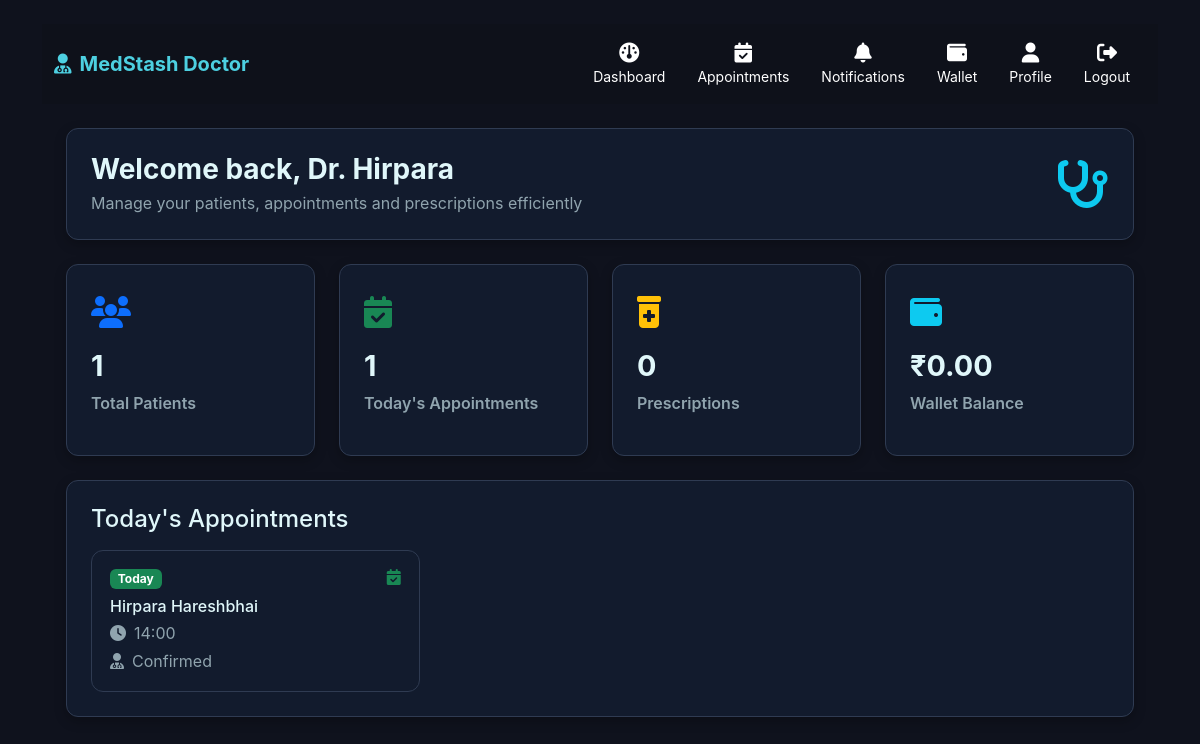
The page /doctor/dashboard (signed in) on the database its author committed.
### tables this page shows
CREATE TABLE appointments (
            id INTEGER PRIMARY KEY AUTOINCREMENT,
            patient_id INTEGER,
            doctor_id INTEGER,
            date TEXT,
            time TEXT,
            address TEXT,
            status TEXT DEFAULT 'pending',
            created_at DATETIME DEFAULT CURRENT_TIMESTAMP,
            FOREIGN KEY (patient_id) REFERENCES users (id),
            FOREIGN KEY (doctor_id) REFERENCES doctors (id)
        );

CREATE TABLE users (
                id INTEGER PRIMARY KEY AUTOINCREMENT,
                fname TEXT,
                mname TEXT,
                lname TEXT,
                dob TEXT,
                age INTEGER,
                email TEXT UNIQUE,
                password TEXT,
                role TEXT
            , patient_city TEXT, patient_state TEXT, patient_pincode TEXT, patient_address TEXT, patient_latitude TEXT, patient_longitude TEXT, profile_photo TEXT, profile_percent INTEGER DEFAULT 33, gender TEXT, mobile TEXT);

### app.py (the view)
@app.route("/doctor/dashboard")
def doctor_dashboard():
    if "user_id" not in session or session.get("role") != "doctor":
        return redirect("/login")
    conn = get_db()
    doctor = conn.execute("""
        SELECT profile_complete, profile_percent
        FROM doctors WHERE user_id=?
    """, (session["user_id"],)).fetchone()
    if not doctor:
        profile_complete = 0
        profile_percent = 25
    else:
        profile_complete = doctor["profile_complete"]
        profile_percent = doctor["profile_percent"]
    doctor_id = conn.execute("SELECT id FROM doctors WHERE user_id=?", (session["user_id"],)).fetchone()["id"]
    from datetime import datetime
    today = datetime.now().strftime('%Y-%m-%d')
    todays_appointments = conn.execute("""
        SELECT a.*, u.fname as patient_fname, u.lname as patient_lname
        FROM appointments a
        JOIN users u ON a.patient_id = u.id
        WHERE a.doctor_id=? AND a.date=? AND a.status='accepted'
        ORDER BY a.time
    """, (doctor_id, today)).fetchall()
    upcoming_appointments = conn.execute("""
        SELECT a.*, u.fname as patient_fname, u.lname as patient_lname
        FROM appointments a
        JOIN users u ON a.patient_id = u.id
        WHERE a.doctor_id=? AND a.date > ? AND a.status='accepted'
        ORDER BY a.date, a.time
    """, (doctor_id, today)).fetchall()
    total_patients = conn.execute("""
        SELECT COUNT(DISTINCT patient_id) as count FROM appointments
        WHERE doctor_id=? AND status='accepted'
    """, (doctor_id,)).fetchone()["count"]
    notifications_count = conn.execute("SELECT COUNT(*) as count FROM notifications WHERE user_id=? AND read=0", (session["user_id"],)).fetchone()["count"]
    conn.close()
    return render_template(
        "doctor_dashboard.html",
        name=session.get("name"),
        profile_complete=profile_complete,
        profile_percent=profile_percent,
        todays_appointments=todays_appointments,
        upcoming_appointments=upcoming_appointments,
        total_patients=total_patients,
        prescriptions=0,  # Placeholder for now
        notifications_count=notifications_count
    )

### app.py (called while the page is built)
def get_db():
    db_manager = DatabaseManager()
    return db_manager.get_connection()

    def get_connection(self):
        conn = sqlite3.connect(self.db_path)
        conn.row_factory = sqlite3.Row
        return conn

### templates/doctor_dashboard.html (shortened to what this page needs)
{% extends "base.html" %}
{% block content %}
<nav class="navbar navbar-expand-lg navbar-dark" style="background:#0e111a;">
  <div class="container-fluid">
    <a class="navbar-brand d-flex align-items-center fw-bold text-info" href="/doctor/dashboard">
      <i class="fa-solid fa-user-doctor me-2"></i> MedStash Doctor
    </a>
    <div class="collapse navbar-collapse justify-content-end" id="doctorNav">
      <ul class="navbar-nav text-center">
        <li class="nav-item mx-2"><a class="nav-link text-muted" href="/doctor/dashboard"><i class="fa-solid fa-gauge fa-lg"></i><br><small>Dashboard</small></a></li>
        <li class="nav-item mx-2"><a class="nav-link text-muted" href="/doctor/appointments"><i class="fa-solid fa-calendar-check fa-lg"></i><br><small>Appointments</small></a></li>
        <li class="nav-item mx-2"><a class="nav-link text-muted" href="/doctor/notifications"><i class="fa-solid fa-bell fa-lg"></i><br><small>Notifications</small></a></li>
        <li class="nav-item mx-2"><a class="nav-link text-muted" href="/wallet"><i class="fa-solid fa-wallet fa-lg"></i><br><small>Wallet</small></a></li>
        <li class="nav-item mx-2"><a class="nav-link text-muted" href="/doctor/profile"><i class="fa-solid fa-user fa-lg"></i><br><small>Profile</small></a></li>
        <li class="nav-item mx-2"><a class="nav-link text-muted" href="/logout"><i class="fa-solid fa-right-from-bracket fa-lg"></i><br><small>Logout</small></a></li>
      </ul>
    </div>
  </div>
</nav>
<div class="container-fluid mt-4 px-4">
  <div id="welcomeCard" class="card mb-4 p-4 flat-card">
    <div class="row align-items-center">
      <div class="col-md-8">
        <h3 class="fw-bold mb-1">Welcome back, Dr. {{ name }}</h3>
        <p class="text-secondary mb-0">Manage your patients, appointments and prescriptions efficiently</p>
      </div>
      <div class="col-md-4 text-end">
        <i class="fa-solid fa-stethoscope text-info" style="font-size:3rem;"></i>
      </div>
    </div>
  </div>
  <div class="row g-4 mb-4">
    <div class="col-lg-3 col-md-6 col-sm-6">
      <div class="card stats-card p-4 flat-card" onclick="showPatientsList()" style="cursor:pointer;">
        <div class="stats-icon"><i class="fa-solid fa-users text-primary"></i></div>
        <div class="stats-content">
          <h3>{{ total_patients or 0 }}</h3>
          <p class="text-secondary fw-semibold">Total Patients</p>
        </div>
      </div>
    </div>
    <div class="col-lg-3 col-md-6 col-sm-6">
      <div class="card stats-card p-4 flat-card">
        <div class="stats-icon"><i class="fa-solid fa-calendar-check text-success"></i></div>
        <div class="stats-content">
          <h3>{{ todays_appointments|length if todays_appointments else 0 }}</h3>
          <p class="text-secondary fw-semibold">Today's Appointments</p>
        </div>
      </div>
    </div>
    <div class="col-lg-3 col-md-6 col-sm-6">
      <div class="card stats-card p-4 flat-card">
        <div class="stats-icon"><i class="fa-solid fa-prescription-bottle-medical text-warning"></i></div>
        <div class="stats-content">
          <h3>{{ prescriptions or 0 }}</h3>
          <p class="text-secondary fw-semibold">Prescriptions</p>
        </div>
      </div>
    </div>
    <div class="col-lg-3 col-md-6 col-sm-6">
      <div class="card stats-card p-4 flat-card" onclick="window.location.href='/wallet'" style="cursor:pointer;">
        <div class="stats-icon"><i class="fa-solid fa-wallet text-info"></i></div>
        <div class="stats-content">
          <h3>₹{{ wallet_balance|round(2) if wallet_balance else '0.00' }}</h3>
          <p class="text-secondary fw-semibold">Wallet Balance</p>
        </div>
      </div>
    </div>
  </div>
  {% if todays_appointments %}
  <div class="card mb-4 p-4 flat-card">
    <h4 class="mb-3">Today's Appointments</h4>
    <div class="row g-3">
      {% for appointment in todays_appointments %}
      <div class="col-md-6 col-lg-4">
        <div class="appointment-block flat-card" data-appointment-id="{{ appointment.id }}" onclick="showAppointmentDetails(this.dataset.appointmentId)">
          <div class="d-flex justify-content-between mb-2">
            <span class="badge bg-success">Today</span>
            <i class="fa-solid fa-calendar-check text-success"></i>
          </div>
          <h6 class="mb-1">{{ appointment.patient_fname }} {{ appointment.patient_lname }}</h6>
          <p class="text-secondary mb-1"><i class="fa-solid fa-clock me-2"></i>{{ appointment.time }}</p>
          <p class="text-secondary mb-0"><i class="fa-solid fa-user-md me-2"></i>Confirmed</p>
        </div>
      </div>
      {% endfor %}
    </div>
  </div>
  {% endif %}
</div>
{% endblock %}

### static/css/style.css (style rules this page uses)
body { font-family:'Outfit',sans-serif; background:#0b0f1a; color:#fff; }
.card { background:#121b2d; border-radius:20px; box-shadow:0 15px 30px rgba(0,0,0,0.5); }
@media (min-width: 1200px) { .card { border-radius: 20px; padding: 35px; } }

### templates/base.html (style rules this page uses)
:root { --bg-main: #0b0f1a; --bg-card: #121b2d; --border-soft: #22324a; --text-muted: #9fb3cc; --accent: #4dd0e1; }
* { box-sizing: border-box; }
html, body { max-width: 100%; overflow-x: hidden; }
body { background: #0b0f1a; font-family: 'Outfit', sans-serif; color: #fff; }
.navbar { background: #121b2d; }
.navbar-brand { color: #4dd0e1 !important; font-weight:bold; }
.nav-link { color: #fff !important; }
.container, .container-fluid { width: 100%; }

### templates/doctor_dashboard.html (style rules this page uses)
body { background:#0f121d; color:#ECEFF1; font-family: 'Inter', sans-serif; }
.card { background:#121b2d; border-radius:12px; border:1px solid #2f3b52; box-shadow: 0 4px 12px rgba(0,0,0,0.25); transition: all 0.3s ease; }
#welcomeCard { opacity: 0; transform: translateX(-100%); transition: opacity 1.2s cubic-bezier(0.25, 0.46, 0.45, 0.94), transform 1.2s cubic-bezier(0.25, 0.46, 0.45, 0.94); }
.stats-icon { font-size:2rem; margin-bottom:12px; color:#4DD0E1; }
.stats-content h3 { font-size:1.8rem; font-weight:700; color:#4DD0E1; }
.stats-content p { color:#B0BEC5; font-weight:500; }
.appointment-block { padding:18px; border-radius:12px; transition:all 0.3s ease; border:1px solid #2f3b52; background:#121b2d; }
.appointment-block h6 { color:#E0F7FA; }
.appointment-block p { color:#B0BEC5; }
.card h3, .card h4, .card h6 { color:#E0F7FA; }
.text-secondary { color:#90A4AE !important; transition: none; }

### rows shown on the page
appointments: patient_fname "Hirpara", patient_lname "Hareshbhai", time "14:00"

### other values the page prints
{{ name }} "Hirpara"
{{ total_patients or 0 }} "1"
{{ todays_appointments|length if todays_appointments else 0 }} "1"
{{ prescriptions or 0 }} "0"
{{ wallet_balance|round(2) if wallet_balance else '0.00' }} "0.00"
